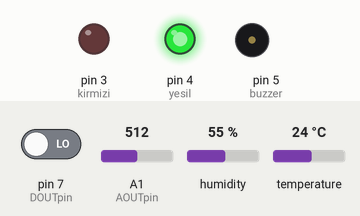
The sketch below on a simulated Arduino Uno, built with avr-gcc and run on an emulated ATmega328P. Parts: output pins drawn as LEDs (lit = HIGH), buzzer (waves = sounding, pin HIGH). The inputs (shaded band) are chosen by the test bench; at power-on: A1 (AOUTpin) = 512, temperature 24 °C, pin 7 (DOUTpin) LOW, humidity 55 %. What the sketch prints to the serial monitor is not drawn.

Above: at 2.19 s.
2.6 s: A1 (AOUTpin) set to 252
6.1 s: A1 (AOUTpin) set to 233
At 7.2 s:
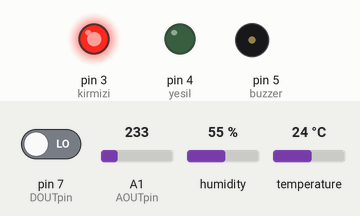
8.1 s: temperature set to 29 °C
9.8 s: temperature set to 32 °C
At 10.35 s:
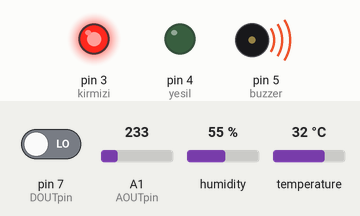
Timing chart, 0 to 14.3 s (numbered marks = the images above; inputs shaded):
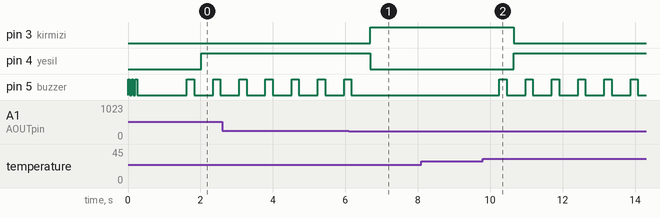

The sketch:

YanginAlarmi-MehmetHuseyinDelipalta.ino
```cpp
// Mehmet Hüseyin Delipalta - coDeveloperman
#include <dht11.h> //DHT11 Sıcaklık Sensörü Kütüphanesi
dht11 DHT; // DHT11 Kütüphane Fonksiyonu
#define DHT11_PIN 6 // DHT11 Sinyal pini ( Dijital 6 )

const int buzzer=5; // Buzzer Sinyal Pini
const int AOUTpin=A1; // Duman Sensörü Analog Pini
const int DOUTpin=7; // Duman Sensörü Dijital Pini

// RGB Led
const int kirmizi=3; // RGB Led Kırmızı Işık Pini
const int yesil=4; // RGB Led Yeşil Işık Pini

int sicaklik; // Sıcaklık Değişkeni
int limit; // Duman Sensörü Dijital Değişkeni
int value; // Duman Sensörü Alanlog Değişkeni

void setup()
{
Serial.begin(9600); // Seri Bağlantı Hızı
pinMode(DOUTpin, INPUT); // Duman Sensörü Dijital Pin Girişi
pinMode(kirmizi, OUTPUT); // RGB Led Kırmızı Işık Çıkışı
pinMode(yesil, OUTPUT); // RGB Led Yeşil Işık Çıkışı

pinMode(buzzer, OUTPUT); // Buzzer Çıkışı
beep(50);
beep(50);
beep(50);
delay(1000);
}

void loop()
{
sicaklik = DHT.read(DHT11_PIN); // Sıcaklık Değeri Okunuyor
value= analogRead(AOUTpin); // Duman Sensörü Analog Değeri Okunuyor
limit= digitalRead(DOUTpin); // Duman Sensörü Dijital Değeri Okunuyor
Serial.print("Duman Seviyesi: \t"); // Serial Monitör Yazısı
Serial.println(value,1); // Serial Monitör Çıktısı

Serial.print("Sicaklik: \t"); // Serial Monitör Yazısı
Serial.print(DHT.temperature,1); // Serial Monitör Çıktısı
Serial.print(",\t"); // Boşluk Karakteri

delay(300);

if (value > 240){
beep(200);
//Kullanılan RGB Led Anot (Pozitif) Uçlu Olduğudan LOW Değeri Ledi Yakar
digitalWrite(kirmizi, LOW); // Kırmızı Işık Açık
digitalWrite(yesil, HIGH); // Yeşil Işık Kapalı

}

else if (DHT.temperature > 30){
beep(200);
digitalWrite(kirmizi, LOW); // Kırmızı Işık Açık
digitalWrite(yesil, HIGH); // Yeşil Işık Kapalı

}

else {
digitalWrite(kirmizi, HIGH); // Kırmızı Işık Kapalı
digitalWrite(yesil, LOW); // Yeşil Işık Açık
}

}
// Buzzer Alarm Fonksiyonu
void beep(unsigned char delayms){
digitalWrite(buzzer, HIGH); // Buzzer Ses Verir
delay(delayms); // Belirlilen MS cinsinden bekletme
digitalWrite(buzzer, LOW); // Buzzer Sesi Kapatır
delay(delayms); // Belirlilen MS cinsinden bekletme
}
//MehmetHuseyinDelipalta
```

Measured:
- the behaviour switches between 241 and 240 on A1 (AOUTpin) (found by bisection; images 0 and 1)
- the behaviour switches between 30 and 31 °C on temperature (found by bisection; images 1 and 2)
- after the input at 6.1 s, pin 3 (kirmizi): LOW → HIGH after 0.59 s; pin 4 (yesil): HIGH → LOW after 0.59 s; pin 5 (buzzer): goes on until 6.2 s, then stays LOW
- after the input at 8.1 s, every drawn part: stays the same
- after the input at 9.8 s, pin 3 (kirmizi): HIGH → LOW after 0.85 s; pin 4 (yesil): LOW → HIGH after 0.85 s; pin 5 (buzzer): alternates HIGH for 0.20 s and LOW for 0.52 s, starting after 0.45 s
- by itself, pin 5 (buzzer): alternates HIGH for 0.20 s and LOW for 0.52 s
